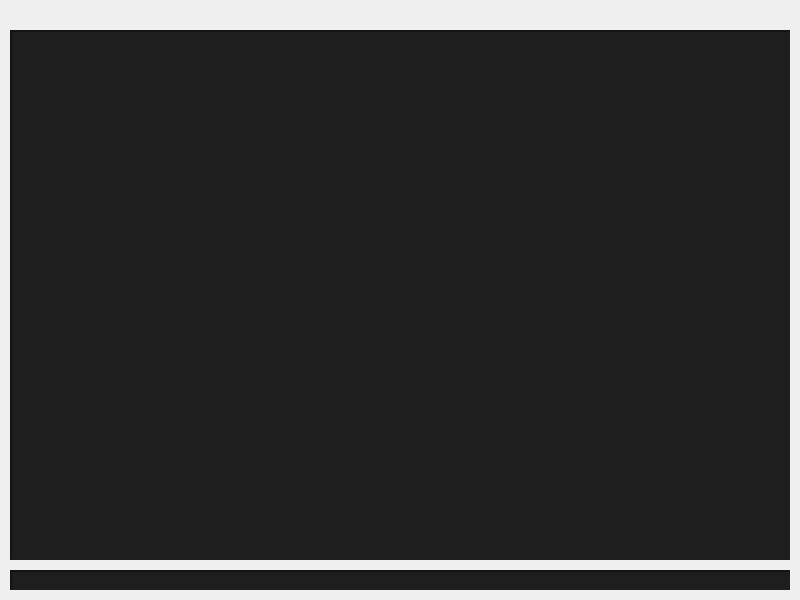
<?xml version="1.0" encoding="UTF-8"?>
<ui version="4.0">
 <class>DialogTextConsole</class>
 <widget class="QDialog" name="DialogTextConsole">
  <property name="geometry">
   <rect>
    <x>0</x>
    <y>0</y>
    <width>800</width>
    <height>600</height>
   </rect>
  </property>
  <property name="windowTitle">
   <string>Dialog</string>
  </property>
  <widget class="ATCLineEdit" name="consoleInput">
   <property name="geometry">
    <rect>
     <x>10</x>
     <y>570</y>
     <width>780</width>
     <height>20</height>
    </rect>
   </property>
   <property name="styleSheet">
    <string notr="true">QLineEdit#consoleInput
{
	color: #c8c8c8;
	background-color: #1e1e1e;
	border-style: inset;
	border-width: 2px;
	border-color: #141414;
}</string>
   </property>
  </widget>
  <widget class="QTextEdit" name="consoleDisplay">
   <property name="geometry">
    <rect>
     <x>10</x>
     <y>30</y>
     <width>780</width>
     <height>530</height>
    </rect>
   </property>
   <property name="styleSheet">
    <string notr="true">QTextEdit#consoleDisplay
{
	color: #c8c8c8;
	background-color: #1e1e1e;
	border-style: inset;
	border-width: 2px;
	border-color: #141414;
}</string>
   </property>
  </widget>
 </widget>
 <customwidgets>
  <customwidget>
   <class>ATCLineEdit</class>
   <extends>QLineEdit</extends>
   <header>atclineedit.h</header>
  </customwidget>
 </customwidgets>
 <resources/>
 <connections/>
</ui>
